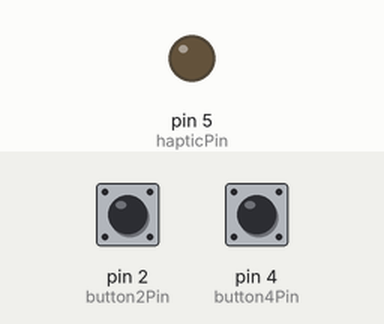
This sketch was run on a simulated Arduino Uno, built with avr-gcc and run on an emulated ATmega328P. On the bench: output pins drawn as LEDs (lit = HIGH). Dashed ring = blinking. The inputs (shaded band) are chosen by the test bench; at power-on: pin 2 (button2Pin) LOW, pin 4 (button4Pin) LOW.

Above: at 1.2 s.
1.3 s: pin 2 (button2Pin) pulled HIGH for 0.15 s
At 1.55 s:
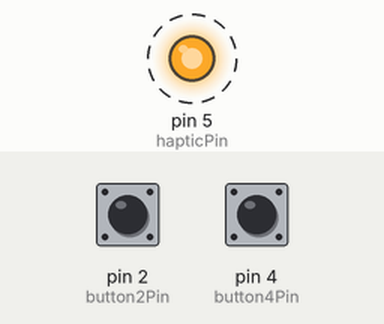
3.1 s: pin 4 (button4Pin) pulled HIGH for 1 s
At 4.4 s:
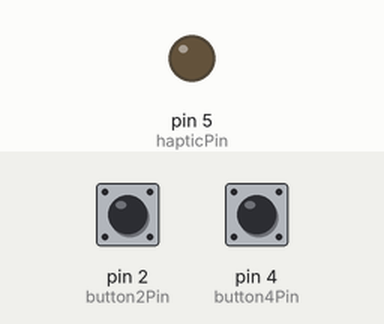
6.1 s: pin 4 (button4Pin) pulled HIGH for 3.2 s
At 6.35 s:
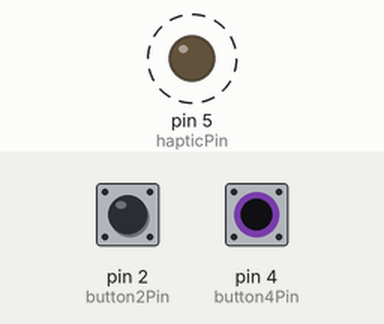
10.8 s: pin 2 (button2Pin) pulled HIGH for 3.2 s
At 11.05 s:
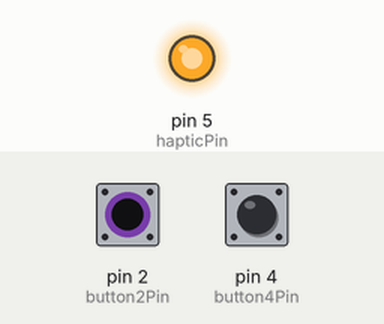
Timing chart, 0 to 15.6 s (numbered marks = the images above; inputs shaded):
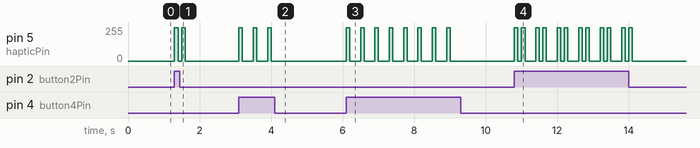

The sketch:

button_haptic.ino
```cpp
#define hapticPin 5
#define button4Pin 4
#define button2Pin 2

unsigned long lastButton4Press = 0;
unsigned long lastButton2Press = 0;

unsigned long debounceDelay = 200;  // debounce delay in milliseconds

void setup() {
  pinMode(hapticPin, OUTPUT);
  pinMode(button4Pin, INPUT);  // No internal pull-up because you're using a pull-down resistor
  pinMode(button2Pin, INPUT);  // Same as above
}

void loop() {
  // Read button 4 and handle debounce
  if (digitalRead(button4Pin) == HIGH && (millis() - lastButton4Press) > debounceDelay) {
    beep(1);
    lastButton4Press = millis();
  }

  // Read button 2 and handle debounce
  if (digitalRead(button2Pin) == HIGH && (millis() - lastButton2Press) > debounceDelay) {
    beep(2);
    lastButton2Press = millis();
  }
}

void beep(int count) {
  for (int i = 0; i < count; i++) {
    analogWrite(hapticPin, 250);
    delay(100);
    analogWrite(hapticPin, 0);
    delay(100);
  }
}
```

Measured:
- after the input at 1.3 s, pin 5 (hapticPin): alternates 250/255 for 0.10 s and 0/255 for 0.10 s, 4 changes in all, then stays 0/255, starting at once
- after the input at 3.1 s, pin 5 (hapticPin): alternates 250/255 for 0.10 s and 0/255 for 0.30 s, 6 changes in all, then stays 0/255, starting at once
- after the input at 6.1 s, pin 5 (hapticPin): alternates 250/255 for 0.10 s and 0/255 for 0.30 s, 16 changes in all, then stays 0/255, starting at once
- after the input at 10.8 s, pin 5 (hapticPin): 0/255 → 250/255 at once, then repeats every 0.60 s: 0/255 0.10 s, 250/255 0.10 s, 0/255 0.30 s, 250/255 0.10 s, until it stays 0/255 from 14.1 s
